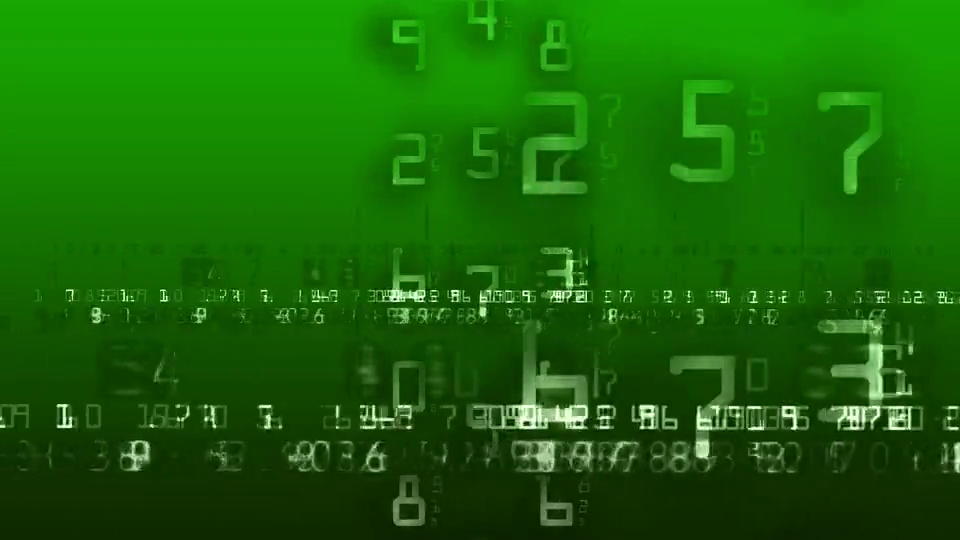
#> input picture frame 45 of Lab1/video1.mp4, 960 x 540 px
$ python Ex_2_Pedestrian_Recognition_UsingCV2.py
#> lines starting #> are read from the running program, lines starting #| are printed output that depends on the picture; after the words box and inside, x2 and y2 are one past the last pixel; in counts of white or black regions, pixels touching at a corner belong together
import numpy as np
import cv2

hog = cv2.HOGDescriptor()
hog.setSVMDetector(cv2.HOGDescriptor_getDefaultPeopleDetector())
cv2.startWindowThread()

cap = cv2.VideoCapture("video1.mp4")
while True:
    ret, frame = cap.read()
#> frame is the input picture: shape (540, 960, 3); mean B, G, R 7.4, 104, 24.8
    frame = cv2.resize(frame, (640, 480))
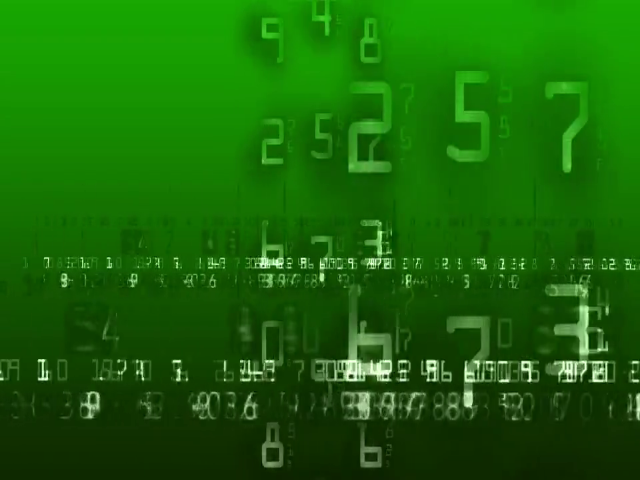
#> frame: shape (480, 640, 3); mean B, G, R 7.3, 103.9, 24.7
    gray = cv2.cvtColor(frame, cv2.COLOR_RGB2GRAY)
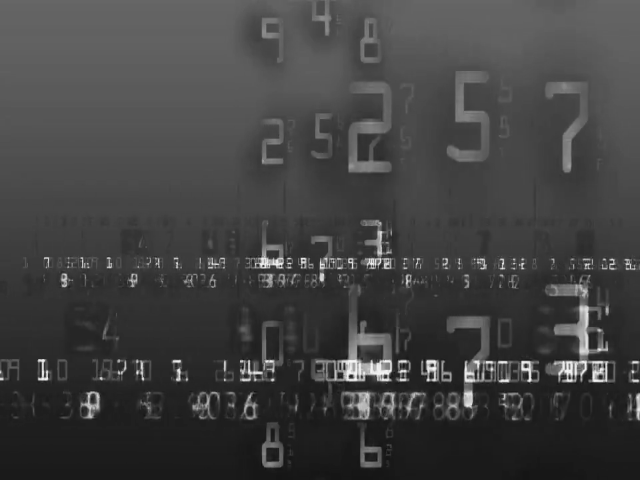
#> gray: shape (480, 640); min 14, max 248, mean 66

    boxes, weights = hog.detectMultiScale(frame, winStride=(8, 8))
#> boxes = [[557, 243, 67, 134]]; weights = [0.129]
    boxes = np.array([[x, y, x + w, y + h] for (x, y, w, h) in boxes])
#> boxes = [[557, 243, 624, 377]]

    for xA, yA, xB, yB in boxes:
        # display the detected boxes in the colour picture
        cv2.rectangle(frame, (xA, yA), (xB, yB), (0, 255, 0), 2)
#> this loop made 1 pass
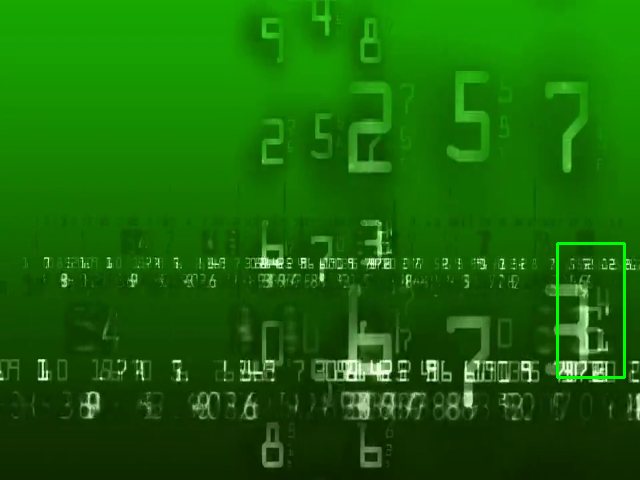
#> frame: shape (480, 640, 3); 0.39% of pixels changed, all inside (x1, y1, x2, y2) = (556, 242, 626, 379)

    cv2.imshow("Pedestrian Detection", frame)
    if cv2.waitKey(1) & 0xFF == ord("q"):
#> (key q is pressed here)
        break

cap.release()
cv2.destroyAllWindows()

$ run again, starting later in the video
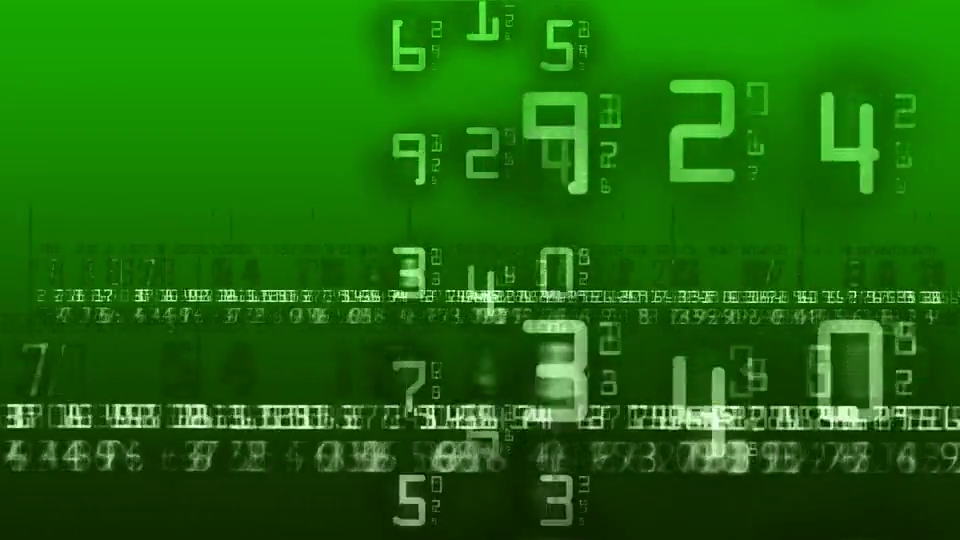
#> input picture frame 206 of Lab1/video1.mp4, 960 x 540 px
#> frame is the input picture: shape (540, 960, 3); mean B, G, R 12.3, 107.4, 29.4
#> `frame = cv2.resize(frame, (640, 480))`:
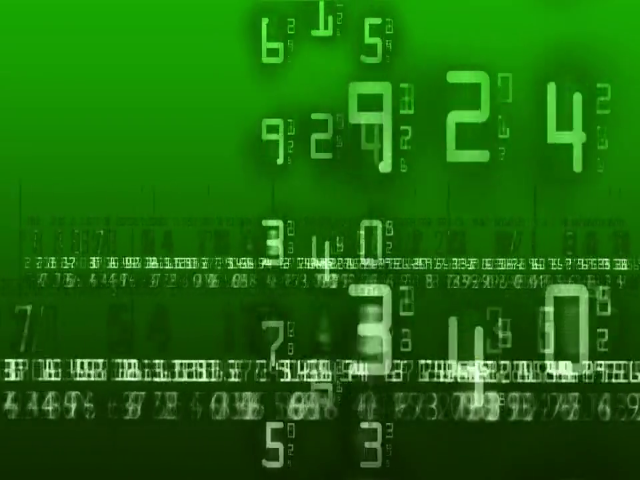
#> frame: shape (480, 640, 3); mean B, G, R 12.3, 107.3, 29.3
#> `gray = cv2.cvtColor(frame, cv2.COLOR_RGB2GRAY)`:
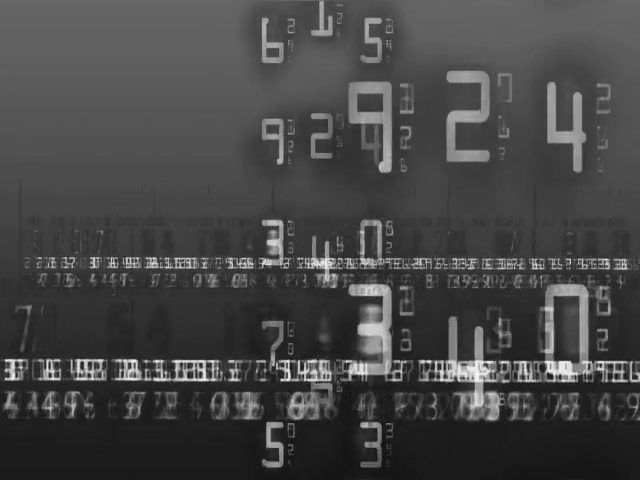
#> gray: shape (480, 640); min 13, max 244, mean 70
#> `boxes, weights = hog.detectMultiScale(frame, winStride=(8, 8))`: boxes = ()
#> `boxes = np.array([[x, y, x + w, y + h] for (x, y, w, h) in boxes])`: boxes = empty array

$ run again, starting later in the video
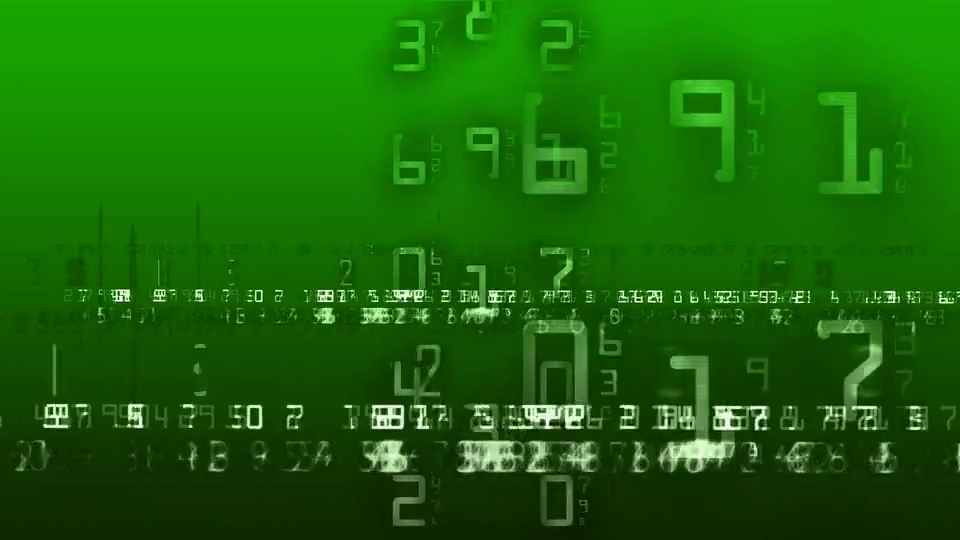
#> input picture frame 366 of Lab1/video1.mp4, 960 x 540 px
#> frame is the input picture: shape (540, 960, 3); mean B, G, R 8.6, 105.2, 26
#> `frame = cv2.resize(frame, (640, 480))`:
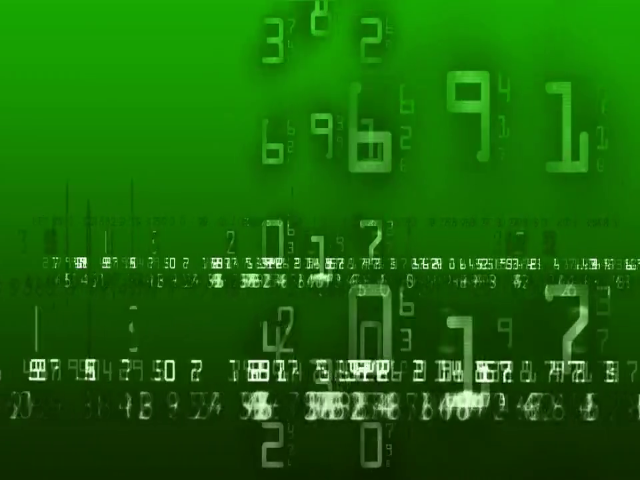
#> frame: shape (480, 640, 3); mean B, G, R 8.5, 105.2, 25.9
#> `gray = cv2.cvtColor(frame, cv2.COLOR_RGB2GRAY)`:
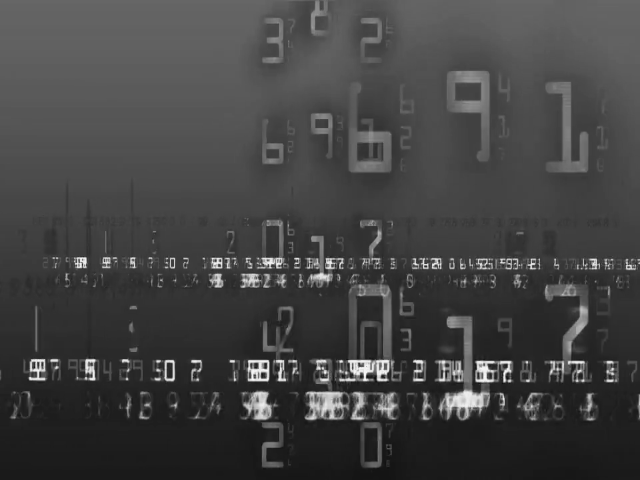
#> gray: shape (480, 640); min 13, max 249, mean 67.3
#> `boxes, weights = hog.detectMultiScale(frame, winStride=(8, 8))`: boxes = ()
#> `boxes = np.array([[x, y, x + w, y + h] for (x, y, w, h) in boxes])`: boxes = empty array
